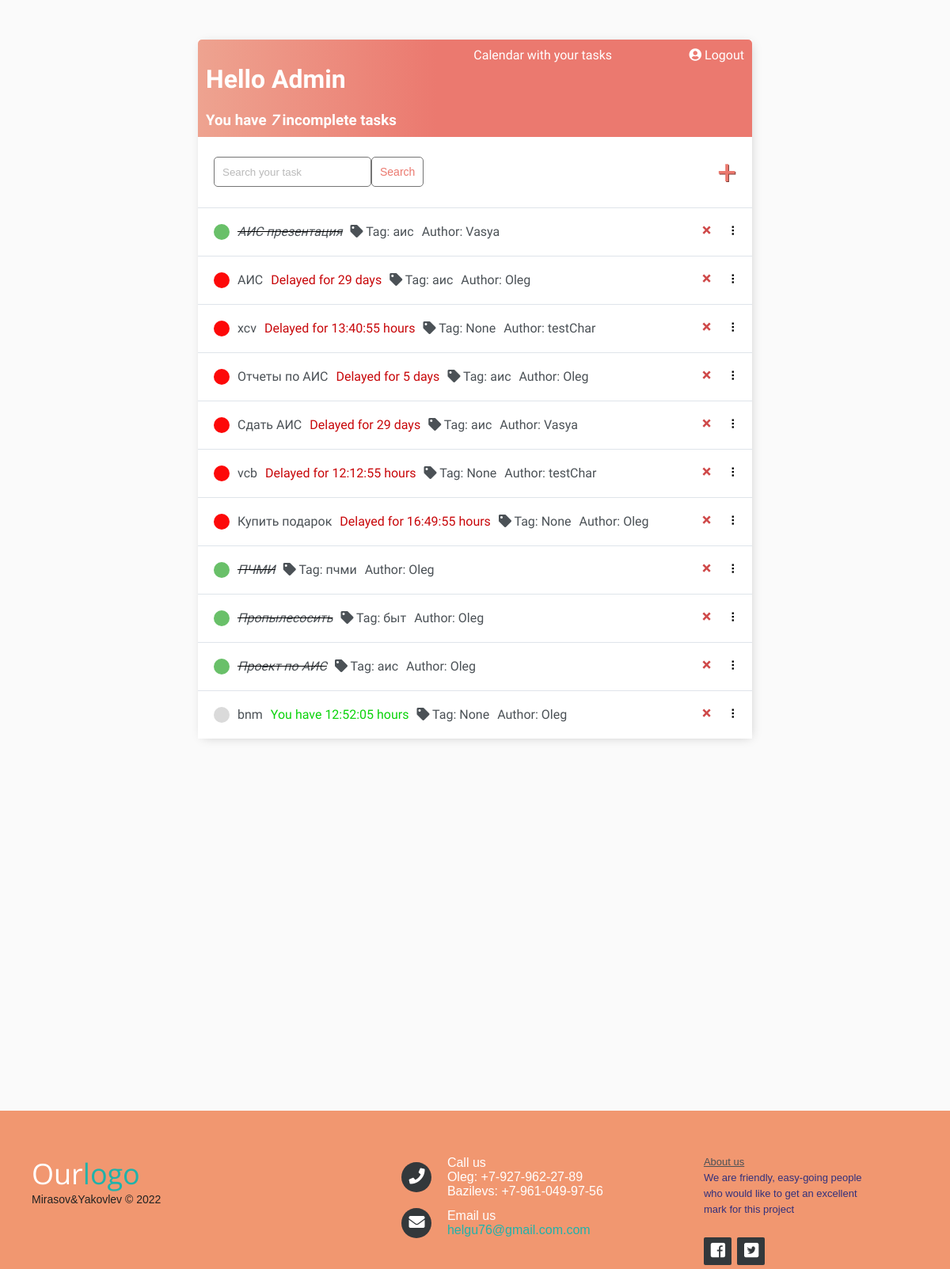
The app's page / (signed in) with its own data.
### main/models.py (models this page shows, shortened)
class Task(models.Model):
    user = models.ForeignKey(User, on_delete=models.CASCADE, null=True, blank=True)
    title = models.CharField('Name', max_length=100)
    description = models.TextField('Description', null=True, blank=True)
    created = models.DateTimeField(auto_now_add=True)
    deadline = models.DateTimeField(auto_now_add=False, editable=True)
    complete = models.BooleanField(default=False)
    tag = models.CharField('Tag', null=True, blank=True, max_length=50)
    def __str__(self):
        return self.title
    class Meta:
        verbose_name = 'Задача'
        verbose_name_plural = 'Задачи'
        order_with_respect_to = 'user'

### main/views.py (the view)
# urls.py: path('', TaskList.as_view(), name='tasks'),
class TaskList(LoginRequiredMixin, ListView):
    model = Task
    context_object_name = 'tasks'
    def get_context_data(self, **kwargs):
        context = super().get_context_data(**kwargs)
        if self.request.user.is_superuser:
            context['tasks'] = context['tasks']
            context['count'] = context['tasks'].filter(complete=False).count()
        else:
            context['tasks'] = context['tasks'].filter(user=self.request.user)
            context['count'] = context['tasks'].filter(complete=False).count()
        search_input = self.request.GET.get('search-area') or ''
        if search_input:
            context['tasks'] = context['tasks'].filter(Q(title__icontains=search_input) | Q(tag__icontains=search_input))
        else:
            return context
        context['search_input'] = search_input
        return context

### main/templatetags/time_tag.py (called while the page is built)
@register.simple_tag()
def my_tag(task):
    timezone = pytz.timezone("UTC")
    time_now = timezone.localize(datetime.today())
    deadline_time = task.deadline
    diffTime = abs(time_now - deadline_time)
    flag = False
    if time_now < deadline_time:
        flag = False
    else:
        flag = True
    return {"flag": flag, "time": diffTime}

### main/templates/main/task_list.html (shortened to what this page needs)
{% extends 'main/base.html' %}
{% block content1 %}
{% load time_tag %}
<div class="header-bar">
    <div>
        <h1>Hello {{request.user|title}}</h1>
        <h3 style="margin:0">You have <i>{{count}}</i> incomplete task{{ count|pluralize:"s" }}</h3>
    </div>
    <a href="{% url 'calendar' %}">Calendar with your tasks</a>
    {% if request.user.is_authenticated %}
    <a href="{% url 'logout' %}"><i class="fa fa-user-circle" aria-hidden="true"></i>
Logout</a>
    {% else %}
    <a href="{% url 'login' %}"><i class="fa fa-user-circle" aria-hidden="true"></i>
Login</a>
    {% endif %}
</div>
<div id="search-add-wrapper">
    <form method="GET" style="display: flex;">
        <input type='text' name='search-area' placeholder="Search your task" value="{{search_input}}">
        <input class="button" type="submit" value='Search'>
    </form>
    {% if tasks|length > 0 %}
    <a id="add-link" href="{% url 'task-create' %}">&#x2b;</a>
    {% endif %}
</div>
<div id="tasklist" class="task-items-wrapper">
    {% for task in tasks %}
    <div class="task-wrapper" data-position="{{task.pk}}">
        <div class="task-title">
            {% if task.complete %}
            <div class="task-complete-icon"></div>
            <i><s><a href="{% url 'task-update' task.id %}">{{task}}</a></s></i>
            {% else %}
            {% my_tag task as var %}
            {% if var.flag %}
            <div class="task-delayed-icon"></div>
            <a href="{% url 'task-update' task.id %}">{{task}}</a>
            <div class="task-date-d">
                <th>Delayed for
                    {% if var.time.days > 1 %}
                    {{var.time.days}}
                    days
                    {% else %}
                    {% if var.time.days < 1 %}
                    {{var.time}}
                    hours
                    {% endif %}
                    {% endif %}
                </th>
            </div>
            {% else %}
            <div class="task-incomplete-icon"></div>
            <a href="{% url 'task-update' task.id %}">{{task}}</a>
            <div class="task-date-m">
                <th>You have
                    {% if var.time.days > 1 %}
                    {{var.time.days}}
                    days
                    {% else %}
                    {% if var.time.days < 1 %}
                    {{var.time}}
                    hours
                    {% endif %}
                    {% endif %}
                </th>
            </div>
            {% endif %}
            {% endif %}
            <a><i class="fa fa-tag" aria-hidden="true"></i>
Tag: {{task.tag}}</a>
            {% if request.user.is_superuser %}
            <a>Author: {{task.user.username}}</a>
            {% endif %}
        </div>
        <div class="task-controls">
            <a class="delete-link" href="{% url 'task-delete' task.id %}">&#215;</a>
            <span class="handle">&nbsp;&#10247;</span>
        </div>
    </div>
    {% empty %}
    <div style="text-align: center; padding-bottom: 10px; line-height: 1em;">
        <h3>Create a <a style="text-decoration: none; color: #e53935;" href="{% url 'task-create' %}">New task</a> !
        </h3>
    </div>
    {% endfor %}
</div>
{% endblock content1 %}

### main/static/css/calendar.css (style rules this page uses)
a { color: #17a2b8; }

### main/static/css/stylesheet.css (style rules this page uses)
body { background-color: #FAFAFA; height: 100%; margin: 0 auto; font-family: 'DotGothic16', sans-serif; padding-top: 50px; margin-bottom: 100px; }
h1, h2, h3, h4, h5, h6, { font-family: 'DotGothic16', sans-serif; }
a, p { color: #4b5156 }
.header-bar { display: flex; justify-content: space-between; color: #fff; padding: 10px; border-radius: 5px 5px 0 0; background: linear-gradient(90deg, #EEA390 0%, #EB796F 43%, #EB796F 100%); }
.header-bar a { color: #fff; text-decoration: none; }
.task-wrapper { min-height: 100%; display: flex; align-items: center; justify-content: space-between; background-color: #fff; border-top: 1px solid #dfe4ea; overflow: hidden; }
.task-date-m { color: #0ad30a; margin-left: 10px; }
.task-date-d { color: #c8070a; margin-left: 10px; }
.task-title { display: flex; padding: 20px; }
.task-title a { text-decoration: none; color: #4b5156; margin-left: 10px; }
.task-complete-icon { height: 20px; width: 20px; background-color: rgb(105, 192, 105); border-radius: 50%; }
.task-incomplete-icon { height: 20px; width: 20px; background-color: rgb(218, 218, 218); border-radius: 50%; }
.task-delayed-icon { height: 20px; width: 20px; background-color: #fd0909; border-radius: 50%; }
.delete-link { text-decoration: none; font-weight: 900; color: #cf4949; font-size: 22px; line-height: 0; padding: 20px 0px; }
.handle { display: inline-block; padding: 20px 16px; cursor: grab; user-select: none; }
.handle:after, .handle:before { display: block; content: ""; }
#add-link { color: #EB796F; text-decoration: none; font-size: 42px; text-shadow: 1px 1px #81413b; }
#search-add-wrapper { display: flex; justify-content: space-between; align-items: center; padding: 20px; }
input[type=text], input[type=password], textarea { border: 1px solid #757575; border-radius: 5px; padding: 10px; width: 90%; }
::placeholder { font-weight: 300; opacity: 0.5; }
.button { border: 1px solid #757575; background-color: #FFF; color: #EB796F; padding: 10px; font-size: 14px; border-radius: 5px; cursor: pointer; text-decoration: none; }

### records on screen
Task: title "АИС презентация", tag "аис", user.username "Vasya"
Task: title "АИС", time.days "29", tag "аис", user.username "Oleg"
Task: title "xcv", time "13:40:55", tag "None", user.username "testChar"
Task: title "Отчеты по АИС", time.days "5", tag "аис", user.username "Oleg"
Task: title "Сдать АИС", time.days "29", tag "аис", user.username "Vasya"
Task: title "vcb", time "12:12:55", tag "None", user.username "testChar"
Task: title "Купить подарок", time "16:49:55", tag "None", user.username "Oleg"
Task: title "ПЧМИ", tag "пчми", user.username "Oleg"
Task: title "Пропылесосить", tag "быт", user.username "Oleg"
Task: title "Проект по АИС", tag "аис", user.username "Oleg"
Task: title "bnm", time "12:52:05", tag "None", user.username "Oleg"

### other values on screen
{{ request.user|title }} "Admin"
{{ count }} "7"
